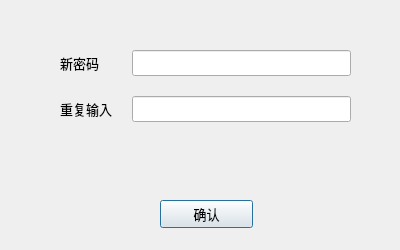
<?xml version="1.0" encoding="UTF-8"?>
<ui version="4.0">
    <class>changePwdDialog</class>
    <widget class="QDialog" name="changePwdDialog">
        <property name="geometry">
            <rect>
                <x>0</x>
                <y>0</y>
                <width>400</width>
                <height>250</height>
            </rect>
        </property>
        <property name="maximumSize">
            <size>
                <width>400</width>
                <height>250</height>
            </size>
        </property>
        <property name="windowTitle">
            <string>输入新密码</string>
        </property>
        <widget class="QWidget" name="formLayoutWidget">
            <property name="geometry">
                <rect>
                    <x>60</x>
                    <y>50</y>
                    <width>291</width>
                    <height>101</height>
                </rect>
            </property>
            <property name="font">
                <font>
                    <family>微软雅黑</family>
                    <pointsize>10</pointsize>
                </font>
            </property>
            <layout class="QFormLayout" name="formLayout">
                <property name="horizontalSpacing">
                    <number>20</number>
                </property>
                <property name="verticalSpacing">
                    <number>20</number>
                </property>
                <item row="0" column="0">
                    <widget class="QLabel" name="userName">
                        <property name="font">
                            <font>
                                <family>微软雅黑</family>
                                <pointsize>10</pointsize>
                            </font>
                        </property>
                        <property name="text">
                            <string>新密码</string>
                        </property>
                    </widget>
                </item>
                <item row="0" column="1">
                    <widget class="QLineEdit" name="pwd1">
                        <property name="font">
                            <font>
                                <family>微软雅黑</family>
                                <pointsize>10</pointsize>
                            </font>
                        </property>
                        <property name="echoMode">
                            <enum>QLineEdit::Password</enum>
                        </property>
                    </widget>
                </item>
                <item row="1" column="1">
                    <widget class="QLineEdit" name="pwd2">
                        <property name="font">
                            <font>
                                <family>微软雅黑</family>
                                <pointsize>10</pointsize>
                            </font>
                        </property>
                        <property name="echoMode">
                            <enum>QLineEdit::Password</enum>
                        </property>
                    </widget>
                </item>
                <item row="1" column="0">
                    <widget class="QLabel" name="password">
                        <property name="font">
                            <font>
                                <family>微软雅黑</family>
                                <pointsize>10</pointsize>
                            </font>
                        </property>
                        <property name="text">
                            <string>重复输入</string>
                        </property>
                    </widget>
                </item>
            </layout>
        </widget>
        <widget class="QPushButton" name="confirmBtn">
            <property name="geometry">
                <rect>
                    <x>160</x>
                    <y>200</y>
                    <width>93</width>
                    <height>28</height>
                </rect>
            </property>
            <property name="font">
                <font>
                    <family>微软雅黑</family>
                    <pointsize>10</pointsize>
                </font>
            </property>
            <property name="text">
                <string>确认</string>
            </property>
        </widget>
    </widget>
    <resources/>
    <connections/>
</ui>
